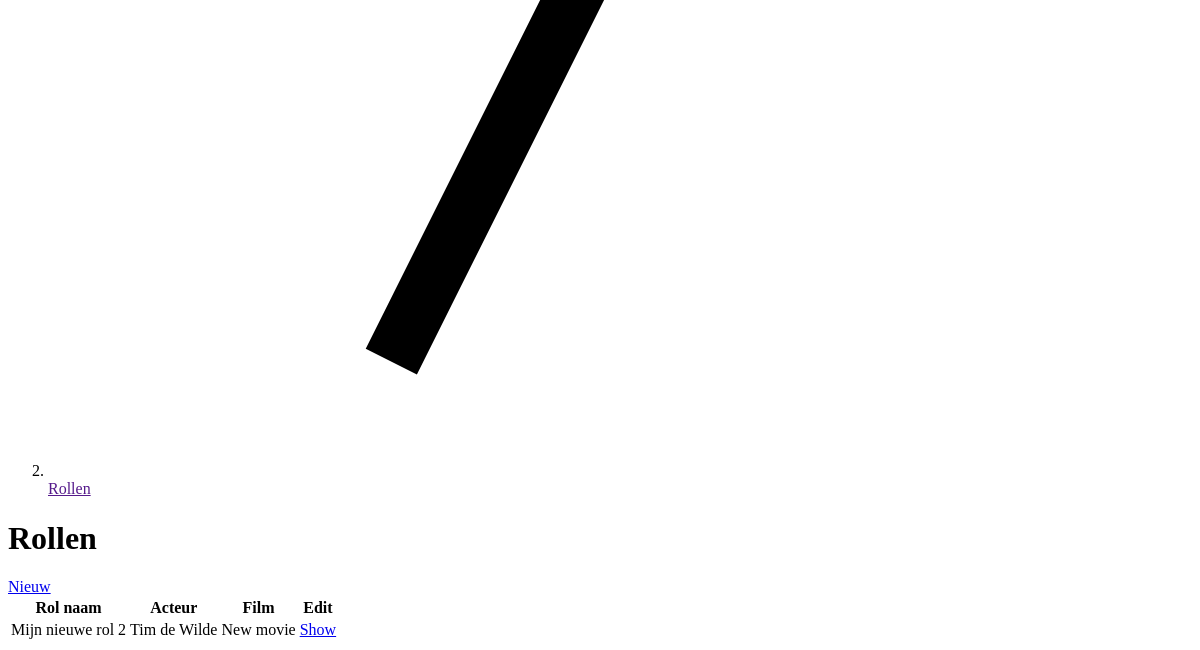
The page /roles (signed in, lower part) on the database as committed earlier.
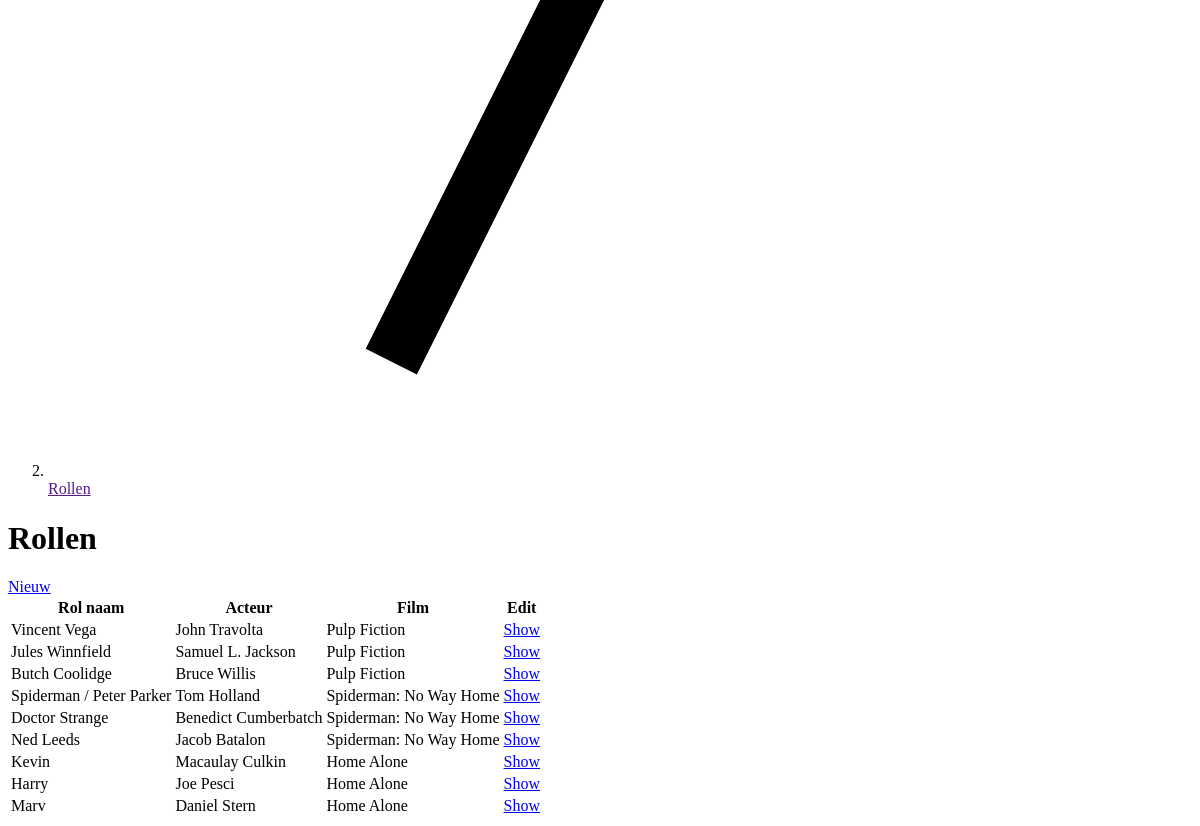
The same page on the database as committed later.
### src/models.py (models this page shows, shortened)
class Role(db.Model):
    __tablename__ = 'roles'
    id = db.Column(db.Integer, primary_key=True)
    character_name = db.Column(db.String(64), nullable=False)
    actor_id = db.Column(db.Integer, db.ForeignKey('actors.id'), nullable=False)
    film_id = db.Column(db.Integer, db.ForeignKey('films.id'), nullable=False)
    actor = db.relationship(
        'Actor', backref='role'
    )
    film = db.relationship(
        'Film', backref='role'
    )

class Actor(db.Model):
    __tablename__ = 'actors'
    id = db.Column(db.Integer, primary_key=True)
    first_name = db.Column(db.String(64), nullable=False)
    last_name = db.Column(db.String(64), nullable=False)
    def full_name(self):
        return self.first_name + ' ' + self.last_name

class Film(db.Model):
    __tablename__ = 'films'
    id = db.Column(db.Integer, primary_key=True)
    title = db.Column(db.String(64), nullable=False)
    year = db.Column(db.Integer, nullable=False)
    director_id = db.Column(db.Integer, db.ForeignKey('directors.id'), nullable=False)
    director = db.relationship(
        'Director', backref='film'
    )
    roles = db.relationship(
        'Role', backref='role'
    )
    comments = db.relationship(
        'Comment', backref='film', cascade='all, delete-orphan'
    )

### src/routes/web.py (the view)
@app.route('/roles')
@login_required
def index_roles():
    return render_template('roles/index.html', roles=RoleApi.index())

### src/api/RoleApi.py (called while the page is built)
    @staticmethod
    def index():
        return Role.query.all()

### src/models.py (called while the page is built)
@login_manager.user_loader
def load_user(user_id):
    return User.query.get(user_id)

### src/templates/roles/index.html (shortened to what this page needs)
{% extends 'layouts/dashboard.html' %}
{% import 'macros/app.html' as macro %}
{% block heading %}
    {{ macro.breadcrumbs([{'title': 'Rollen'}]) }}
{% endblock %}
{% block content %}
    <div class="space-y-4 md:space-y-6">
        <div class="sm:flex justify-between">
            <h1 class="text-3xl font-bold leading-tight text-gray-900">
                Rollen
            </h1>
            <a href="{{ url_for('create_role') }}" class="inline-flex items-center px-4 py-2 border border-gray-300 shadow-sm text-base font-medium rounded-md text-gray-700 bg-white hover:bg-gray-50 focus:outline-none focus:ring-2 focus:ring-offset-2 focus:ring-teal-500">
                Nieuw
            </a>
        </div>
        <div class="bg-white rounded-md shadow-sm overflow-hidden">
            <div class="flex flex-col">
                <div class="-my-2 -mx-4 overflow-x-auto sm:-mx-6 lg:-mx-8">
                    <div class="inline-block min-w-full py-2 align-middle md:px-6 lg:px-8">
                        <div class="overflow-hidden shadow ring-1 ring-black ring-opacity-5 md:rounded-lg">
                            <table class="min-w-full divide-y divide-gray-300">
                                <thead class="bg-teal-600">
                                <tr>
                                    <th scope="col"
                                        class="py-3 pl-4 pr-3 text-left text-xs font-medium uppercase tracking-wide text-white sm:pl-6">
                                        Rol naam
                                    </th>
                                    <th scope="col"
                                        class="px-3 py-3 text-left text-xs font-medium uppercase tracking-wide text-white">
                                        Acteur
                                    </th>
                                    <th scope="col"
                                        class="px-3 py-3 text-left text-xs font-medium uppercase tracking-wide text-white">
                                        Film
                                    </th>
                                    <th scope="col" class="relative py-3 pl-3 pr-4 sm:pr-6">
                                        <span class="sr-only">Edit</span>
                                    </th>
                                </tr>
                                </thead>
                                <tbody class="divide-y divide-gray-200 bg-white">
                                    {% for role in roles %}
                                        <tr>
                                            <td class="whitespace-nowrap py-4 pl-4 pr-3 text-sm font-medium text-gray-900 sm:pl-6">
                                                {{ role.character_name }}
                                            </td>
                                            <td class="whitespace-nowrap px-3 py-4 text-sm text-gray-500">
                                                {{ role.actor.full_name() }}
                                            </td>
                                            <td class="whitespace-nowrap px-3 py-4 text-sm text-gray-500">
                                                {{ role.film.title }}
                                            </td>
                                            <td class="relative whitespace-nowrap py-4 pl-3 pr-4 text-right text-sm font-medium sm:pr-6">
                                                <a href="{{ url_for('show_role', role_id=role.id) }}"
                                                   class="text-teal-600 hover:text-teal-900">
                                                    Show
                                                </a>
                                            </td>
                                        </tr>
                                    {% endfor %}
                                </tbody>
                            </table>
                        </div>
                    </div>
                </div>
            </div>
        </div>
    </div>
{% endblock %}

Rows that differ between the two databases and show on the page:
changed Role: character_name "Mijn nieuwe rol 2" → "Vincent Vega"; actor.full_name "Tim de Wilde" → "John Travolta"; film "New movie" → "Pulp Fiction"
added Role: character_name "Jules Winnfield", actor.full_name "Samuel L. Jackson", film "Pulp Fiction"
added Role: character_name "Butch Coolidge", actor.full_name "Bruce Willis", film "Pulp Fiction"
added Role: character_name "Spiderman / Peter Parker", actor.full_name "Tom Holland", film "Spiderman: No Way Home"
added Role: character_name "Doctor Strange", actor.full_name "Benedict Cumberbatch", film "Spiderman: No Way Home"
added Role: character_name "Ned Leeds", actor.full_name "Jacob Batalon", film "Spiderman: No Way Home"
added Role: character_name "Kevin", actor.full_name "Macaulay Culkin", film "Home Alone"
added Role: character_name "Harry", actor.full_name "Joe Pesci", film "Home Alone"
added Role: character_name "Marv", actor.full_name "Daniel Stern", film "Home Alone"
